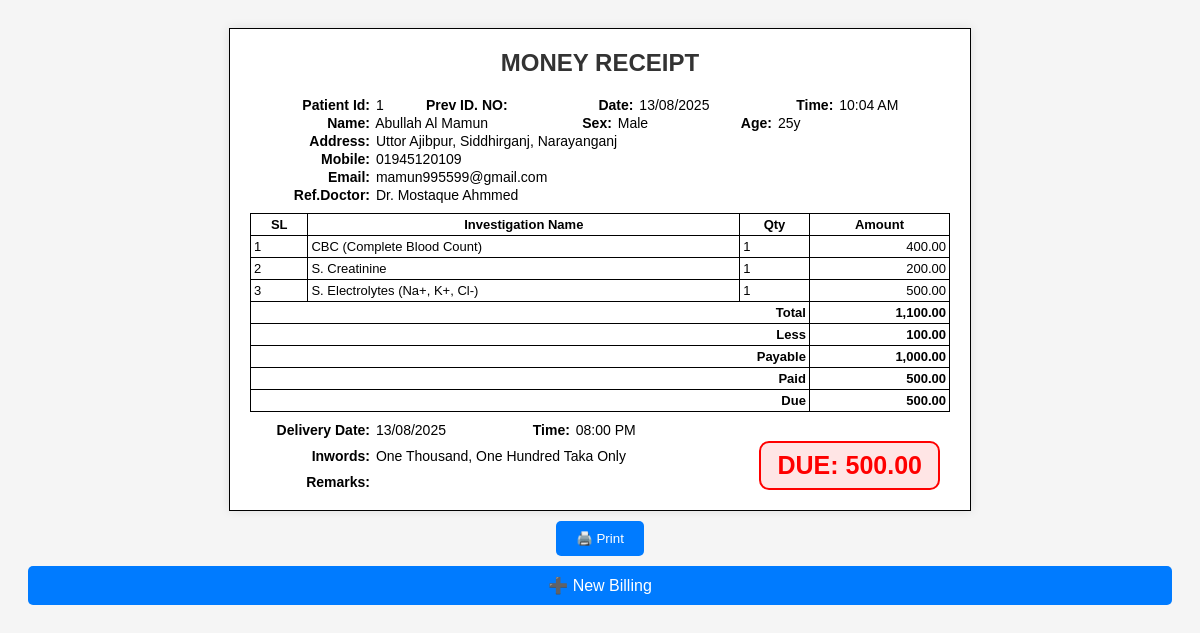
/receipt.php?patient_id=1, run on the app's committed database.
### tables this page shows
CREATE TABLE patients (
        patient_id INTEGER PRIMARY KEY AUTOINCREMENT,
        old_id TEXT,
        date TEXT,
        patient_name TEXT,
        sex TEXT,
        age TEXT,
        phone TEXT,
        email TEXT,
        ref_doctors TEXT,
        ref_name TEXT,
        delivery_date TEXT,
        delivery_time TEXT,
        remarks TEXT,
        less_total REAL,
        less_percent_total REAL,
        paid REAL,
        send_sms INTEGER,
        send_email INTEGER,
        created_at TEXT,
        updated_at TEXT,
        address TEXT
    );

CREATE TABLE billing (
        id INTEGER PRIMARY KEY AUTOINCREMENT,
        patient_id INTEGER,
        service_id TEXT,
        service_name TEXT,
        price REAL,
        unit INTEGER,
        less_percent REAL,
        less REAL,
        final_price REAL,
        FOREIGN KEY (patient_id) REFERENCES patients(patient_id) ON DELETE CASCADE
    );

### receipt.php (the view, shortened to what this page needs)
<?php
include 'db_sqlite.php';
$patient_id = $_GET['patient_id'] ?? '';
$stmt = $pdo->prepare("SELECT * FROM patients WHERE patient_id = ?");
$stmt->execute([$patient_id]);
$patient = $stmt->fetch(PDO::FETCH_ASSOC);
$stmt = $pdo->prepare("SELECT * FROM billing WHERE patient_id = ?");
$stmt->execute([$patient_id]);
$services = $stmt->fetchAll(PDO::FETCH_ASSOC);
$total = 0;
foreach ($services as $s) {
    $total += $s['final_price'];
}
$less = $patient['less_total'];
$paid = $patient['paid'];
$due = ($total - $less) - $paid;
function numberToWords($number) {
    $conjunction = ' and ';
    $separator   = ', ';
    $dictionary  = array(
        0                   => 'zero',
        1                   => 'one',
        2                   => 'two',
        3                   => 'three',
        4                   => 'four',
        5                   => 'five',
        6                   => 'six',
        7                   => 'seven',
        8                   => 'eight',
        9                   => 'nine',
        10                  => 'ten',
        11                  => 'eleven',
        12                  => 'twelve',
        13                  => 'thirteen',
        14                  => 'fourteen',
        15                  => 'fifteen',
        16                  => 'sixteen',
        17                  => 'seventeen',
        18                  => 'eighteen',
        19                  => 'nineteen',
        20                  => 'twenty',
        30                  => 'thirty',
        40                  => 'forty',
        50                  => 'fifty',
        60                  => 'sixty',
        70                  => 'seventy',
        80                  => 'eighty',
        90                  => 'ninety',
        100                 => 'hundred',
        1000                => 'thousand',
        1000000             => 'million',
        1000000000          => 'billion',
        1000000000000       => 'trillion',
        1000000000000000    => 'quadrillion',
        1000000000000000000 => 'quintillion'
    );
    $string = $fraction = null;
    switch (true) {
        case $number < 21:
            $string = $dictionary[$number];
            break;
        case $number < 1000:
            $hundreds  = $number / 100;
            $remainder = $number % 100;
            $string = $dictionary[$hundreds] . ' ' . $dictionary[100];
            break;
        default:
            $baseUnit = pow(1000, floor(log($number, 1000)));
            $numBaseUnits = (int) ($number / $baseUnit);
            $remainder = $number % $baseUnit;
            $string = numberToWords($numBaseUnits) . ' ' . $dictionary[$baseUnit];
            if ($remainder) {
                $string .= $remainder < 100 ? $conjunction : $separator;
                $string .= numberToWords($remainder);
            }
            break;
    }
    return $string;
}
$totalInWords = numberToWords($total) . ' taka only';
?>
<!DOCTYPE html>
<html>
<head>
</head>
<body>
<div class="receipt" id="printArea">
  <div class="title">MONEY RECEIPT</div>
  <div class="receipt-info">
    <strong>Patient Id:</strong> <?= $patient['patient_id'] ?> <strong>Prev ID. NO:</strong> <?= $patient['old_id'] ?> <strong>Date:</strong> <?= date('d/m/Y', strtotime($patient['date'])) ?> <strong>Time:</strong> <?= date('h:i A', strtotime($patient['created_at'])) ?>
  </div>
  <div class="receipt-info">
    <strong>Name:</strong> <?= $patient['patient_name'] ?> <strong>Sex:</strong> <?= $patient['sex'] ?> <strong>Age:</strong> <?= $patient['age'] ?>
  </div>
  <div class="receipt-info">
    <strong>Address:</strong> <?= $patient['address'] ?>
  </div>
  <div class="receipt-info">
    <strong>Mobile:</strong> <?= $patient['phone'] ?>
  </div>
  <div class="receipt-info">
    <strong>Email:</strong> <?= $patient['email'] ?? 'N/A' ?>
  </div>
  <div class="receipt-info">
    <strong>Ref.Doctor:</strong> <?= $patient['ref_doctors'] ?>
  </div>
  <table>
    <thead>
      <tr>
        <th>SL</th>
        <th>Investigation Name</th>
        <th>Qty</th>
        <th>Amount</th>
      </tr>
    </thead>
    <tbody>
      <?php
        foreach ($services as $index => $s) {
          $lineTotal = $s['final_price'];
          echo "<tr>
                  <td>" . ($index + 1) . "</td>
                  <td>{$s['service_name']}</td>
                  <td>{$s['unit']}</td>
                  <td class='text-right'>" . number_format($lineTotal, 2) . "</td>
                </tr>";
        }
      ?>
    </tbody>
    <tfoot>
      <tr><th colspan="3" class="text-right">Total</th><th class="text-right"><?= number_format($total, 2) ?></th></tr>
      <tr><th colspan="3" class="text-right">Less</th><th class="text-right"><?= number_format($patient['less_total'], 2) ?></th></tr>
      <tr><th colspan="3" class="text-right">Payable</th><th class="text-right"><?= number_format($total - $patient['less_total'], 2) ?></th></tr>
      <tr><th colspan="3" class="text-right">Paid</th><th class="text-right"><?= number_format($patient['paid'], 2) ?></th></tr>
      <tr><th colspan="3" class="text-right">Due</th><th class="text-right"><?= number_format(($total - $patient['less_total']) - $patient['paid'], 2) ?></th></tr>
    </tfoot>
  </table>
  <div class="footer-info">
    <strong>Delivery Date:</strong> <?= date('d/m/Y', strtotime($patient['delivery_date'])) ?> <strong>Time:</strong> <?= date('h:i A', strtotime($patient['delivery_time'])) ?>
  </div>
  <div class="footer-info">
    <strong>Inwords:</strong> <?= ucwords($totalInWords) ?>
  </div>
  <div class="footer-info">
    <strong>Remarks:</strong> <?= $patient['remarks'] ?>
  </div>
  <div class="status-box">
    <?php if ($due <= 0): ?>
      <div class="paid">PAID</div>
    <?php else: ?>
      <div class="due">DUE: <?= number_format($due, 2) ?></div>
    <?php endif; ?>
  </div>
</div>
<button class="btn-print" onclick="window.print()">🖨️ Print</button>
<a href="bill.php" class="btn-print">➕ New Billing</a>
</body>
</html>

### receipt.php (style rules this page uses)
body { font-family: Arial, sans-serif; padding: 20px; background-color: #f5f5f5; }
.receipt { position: relative; border: 1px solid #000; padding: 20px; width: 700px; margin: auto; background-color: white; box-shadow: 0 0 10px rgba(0,0,0,0.1); }
.title { text-align: center; font-size: 24px; font-weight: bold; margin-bottom: 20px; color: #333; }
table { width: 100%; border-collapse: collapse; margin-top: 10px; }
td, th { border: 1px solid #000; padding: 3px; font-size: 13px; }
.text-right { text-align: right; }
.btn-print { margin: 10px auto; display: block; padding: 10px 20px; background-color: #007bff; color: white; border: none; border-radius: 5px; cursor: pointer; text-decoration: none; text-align: center; }
.status-box { position: absolute; bottom: 20px; right: 30px; }
.due { font-size: 25px; font-weight: bold; color: red; border: 2px solid red; padding: 8px 16px; display: inline-block; border-radius: 10px; background-color: rgba(255, 0, 0, 0.1); }
.receipt-info { margin-bottom: 2px; font-size: 14px; text-align: left; }
.receipt-info strong { display: inline-block; width: 120px; text-align: right; padding-right: 2px; }
.footer-info { margin-top: 10px; font-size: 14px; text-align: left; }
.footer-info strong { display: inline-block; width: 120px; text-align: right; padding-right: 2px; }

### data on the page
patients: patient_id "1", date "13/08/2025", created_at "10:04 AM", patient_name "Abullah Al Mamun", sex "Male", age "25y", address "Uttor Ajibpur, Siddhirganj, Narayanganj", phone "01945120109", email "mamun995599@gmail.com", ref_doctors "Dr. Mostaque Ahmmed", less_total "100.00", $total-$patient['less_total'] "1,000.00", paid "500.00", ($total - $patient['less_total']) - $patient['paid'] "500.00", delivery_date "13/08/2025", delivery_time "08:00 PM", due "500.00"
billing: service_name "CBC (Complete Blood Count)", unit "1", final_price "400.00"
billing: service_name "S. Creatinine", unit "1", final_price "200.00"
billing: service_name "S. Electrolytes (Na+, K+, Cl-)", unit "1", final_price "500.00"

### other printed values
$total "1,100.00"
$totalInWords "One Thousand, One Hundred Taka Only"
